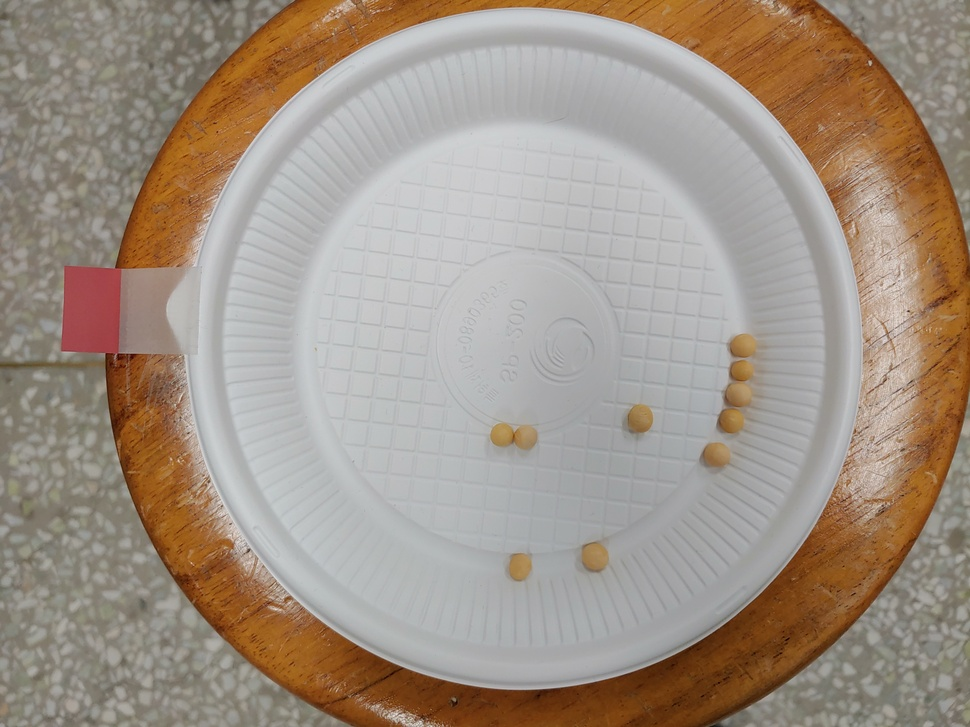
#> input picture Hidden/t01/5.jpg, 970 x 727 px, shrunk from 4032 x 3024 before the run, found by its file name
$ python edge_detection_canny.py
#> lines starting #> are read from the running program, lines starting #| are printed output that depends on the picture
import cv2
import numpy as np
from matplotlib import pyplot as plt

input_img1 = "./Open/t01/5.jpg"

src=cv2.imread(input_img1,cv2.IMREAD_GRAYSCALE)
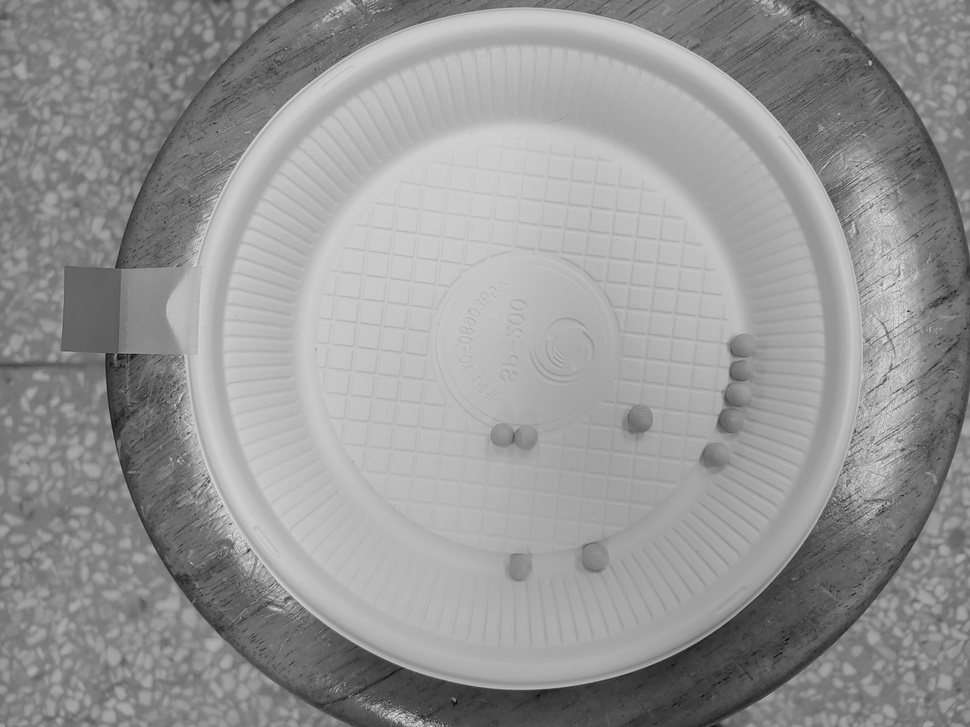
#> src: shape (727, 970); min 2, max 228, mean 149.7
dst=cv2.Canny(src,20,150)
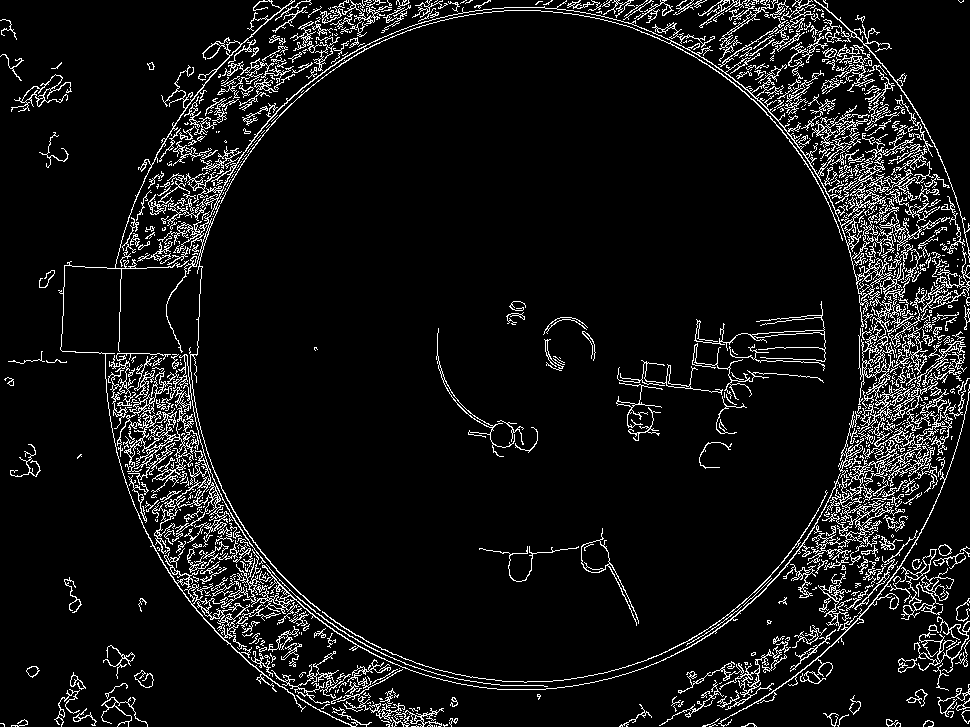
#> dst: shape (727, 970); 7.8% white in thin lines or dots
plt.imshow(dst)

# [8 lines of commented-out code are left out]

cv2. imshow(input_img1, dst)
cv2.waitKey(0)
cv2.destroyAllWindows()

$ run again, with Hidden/t01/1.jpg copied over Hidden/t01/5.jpg
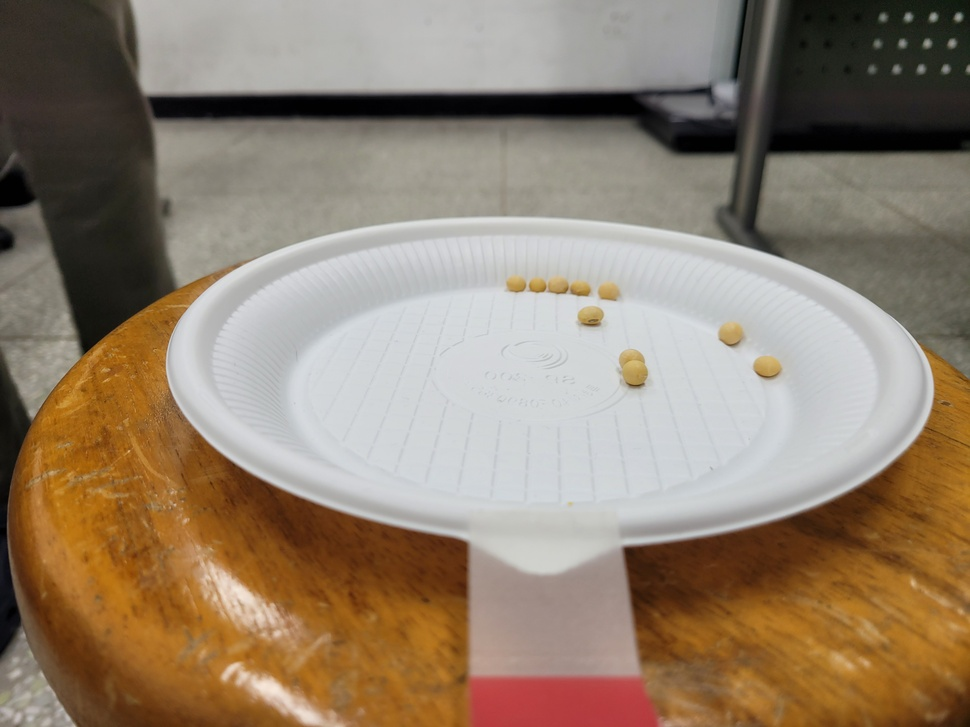
#> input picture Hidden/t01/1.jpg, 970 x 727 px, shrunk from 4032 x 3024 before the run, found by its file name
#> `src=cv2.imread(input_img1,cv2.IMREAD_GRAYSCALE)`:
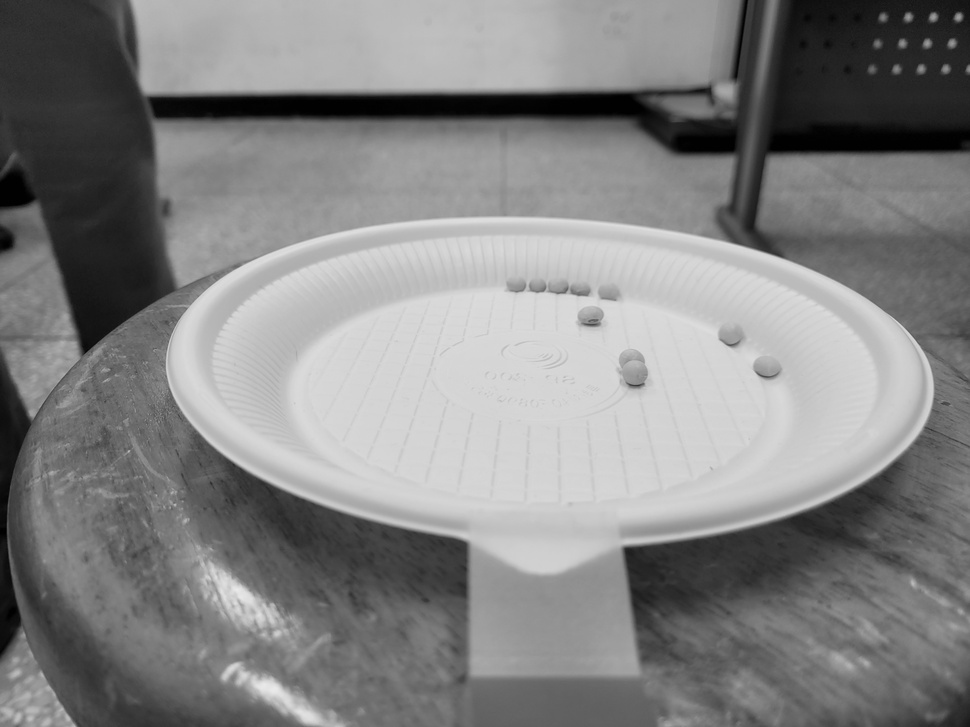
#> src: shape (727, 970); min 0, max 234, mean 131.8
#> `dst=cv2.Canny(src,20,150)`:
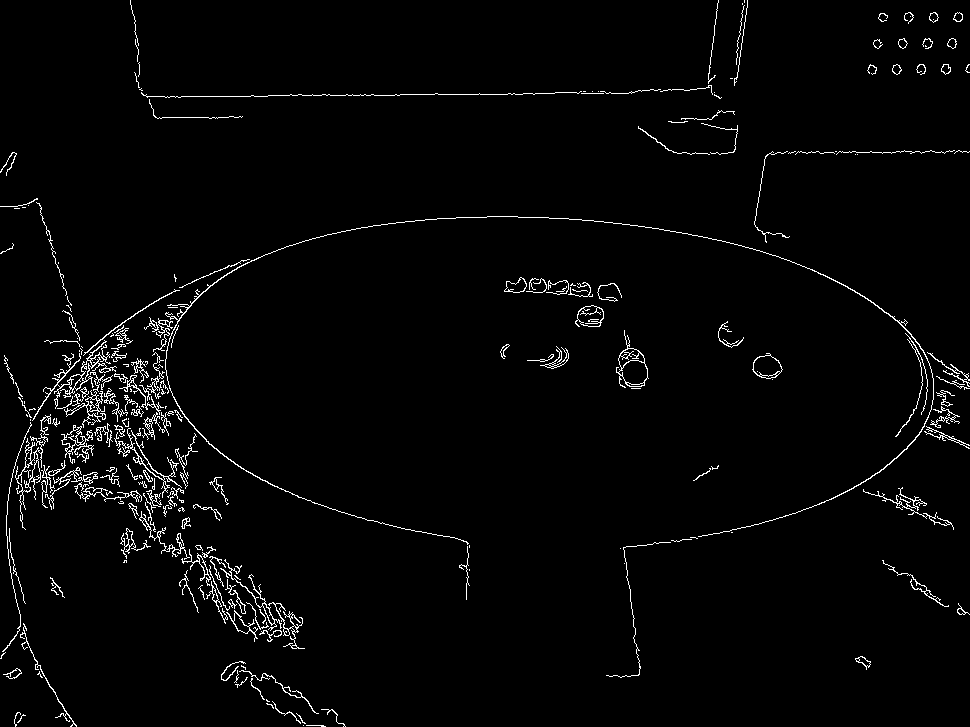
#> dst: shape (727, 970); 2.3% white in thin lines or dots

$ run again, with Hidden/t01/2.jpg copied over Hidden/t01/5.jpg
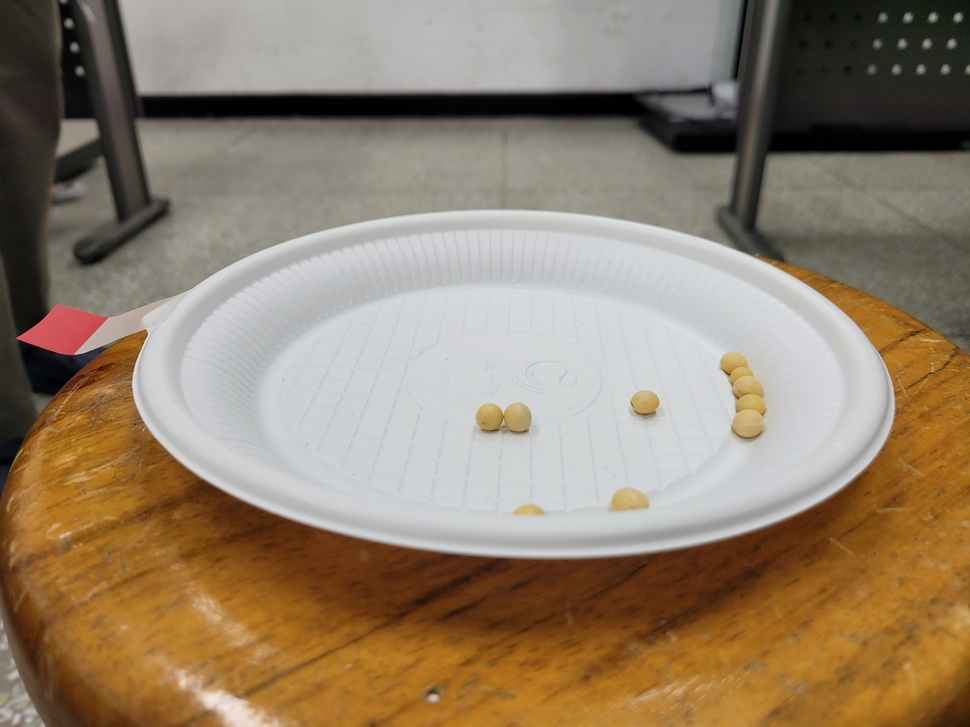
#> input picture Hidden/t01/2.jpg, 970 x 727 px, shrunk from 4032 x 3024 before the run, found by its file name
#> `src=cv2.imread(input_img1,cv2.IMREAD_GRAYSCALE)`:
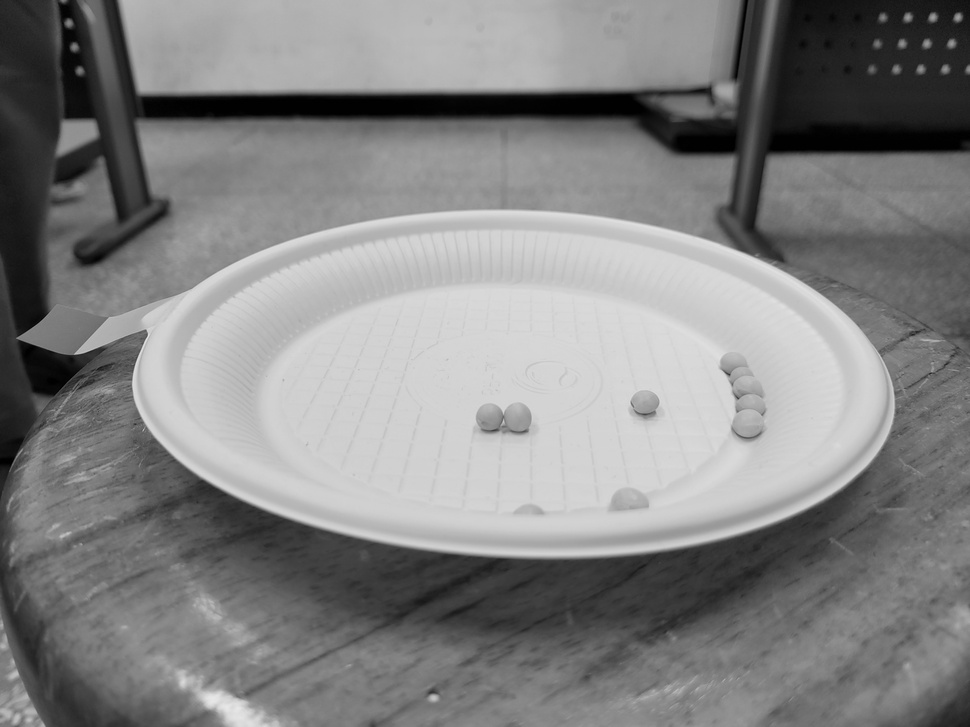
#> src: shape (727, 970); min 0, max 231, mean 131.5
#> `dst=cv2.Canny(src,20,150)`:
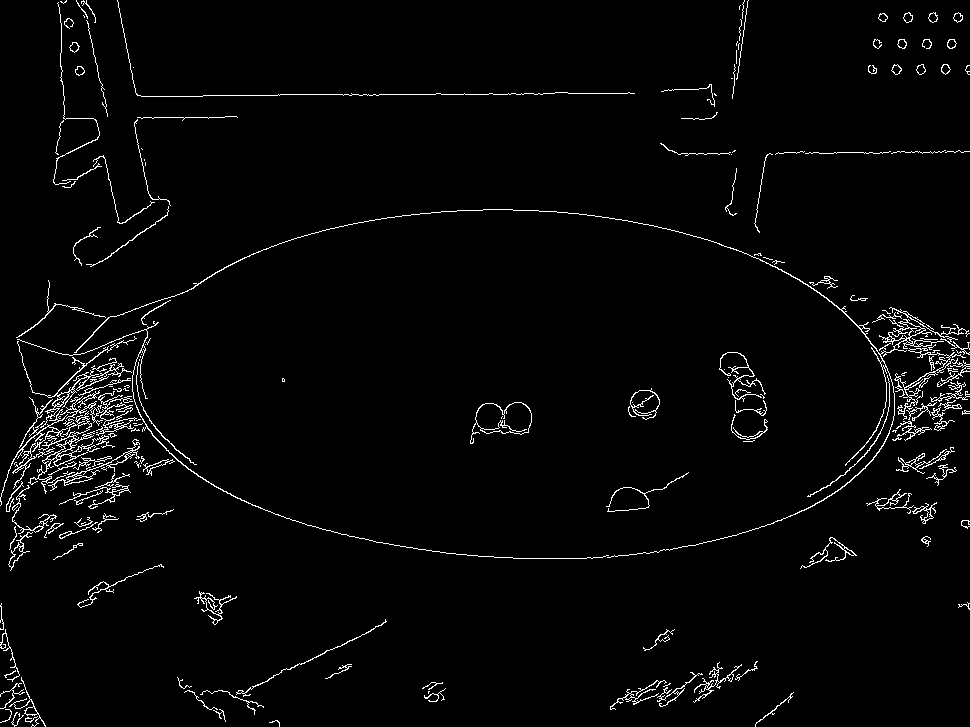
#> dst: shape (727, 970); 2.6% white in thin lines or dots
